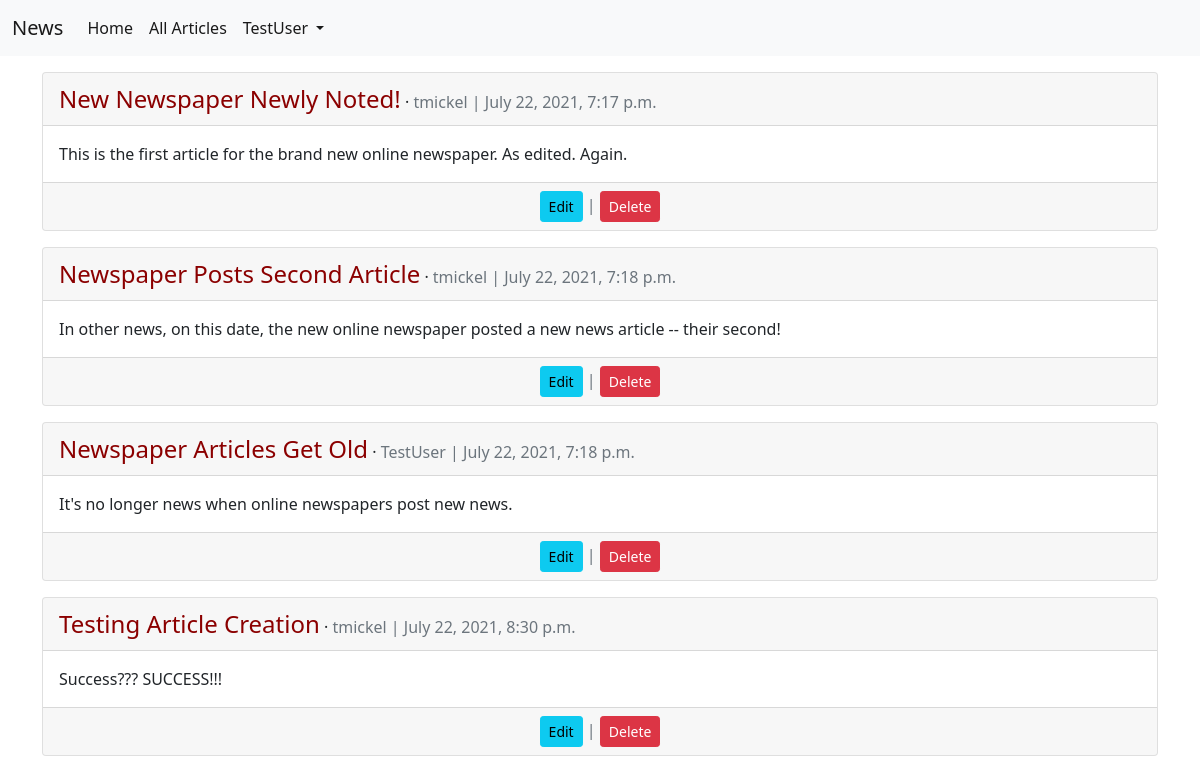
Page /articles/ (signed in) on the committed database.
### accounts/models.py (models this page shows)
class CustomUser(AbstractUser):
    age = models.PositiveIntegerField(null=True, blank=True)

### articles/models.py (models this page shows, shortened)
class Article(models.Model):
    title = models.CharField(null = False, max_length=100)
    body = models.TextField(null = False)
    author = models.ForeignKey(
        get_user_model(),
        on_delete=models.CASCADE
    )
    date = models.DateTimeField(auto_now_add=True)

### articles/views.py (the view)
# urls.py: path('', ArticleListView.as_view(), name='article_list'),
class ArticleListView(LoginRequiredMixin, ListView):
    model = Article
    template_name = "article_list.html"

### templates/article_list.html (shortened to what this page needs)
{% extends 'base.html' %}
{% block content %}
    {% for article in object_list %}
        <div class="card" style="margin-top: 1rem; margin-bottom: 1rem;">
            <div class="card-header">
                <span class="font-weight-bold">
                    <a href="{% url 'article_detail' article.pk %}">{{ article.title }}</a> &middot;
                </span>
                <span class="text-muted">
                    {{ article.author }} | {{ article.date }}
                </span>
            </div>
            <div class="card-body">
                {{ article.body }}
            </div>
            <div class="card-footer text-center text-muted">
                <a class="btn btn-info btn-sm" href="{% url 'article_edit' article.pk %}">Edit</a> |
                <a class="btn btn-danger btn-sm" href="{% url 'article_delete' article.pk %}">Delete</a>
            </div>
        </div>
    {% endfor %}
{% endblock content %}

### templates/base.html (shortened to what this page needs)
{% load static %}
<!DOCTYPE html>
<html>
    <head>
        <link href="https://cdn.jsdelivr.net/npm/bootstrap@5.0.2/dist/css/bootstrap.min.css" rel="stylesheet">
        <link rel="stylesheet" href="{% static 'css/base.css' %}">
    </head>
    <body>
        <nav class="navbar navbar-expand-lg navbar-light bg-light">
            <div class="container-fluid">
                <a class="navbar-brand" href="{% url 'home' %}">News</a>
                <div class="collapse navbar-collapse" id="navbarNavDropdown">
                    <ul class="navbar-nav">
                        <li class="nav-item">
                            <a class="nav-link active" aria-current="page" href="{% url 'home' %}">Home</a>
                        </li>
                        <li class="nav-item">
                            <a class="nav-link active" aria-current="page" href="{% url 'article_list' %}">All Articles</a>
                        </li>
                        <li class="nav-item dropdown">
                        {% if user.is_authenticated %}
                            <a class="nav-link dropdown-toggle active" href="#" id="navbarDropdownMenuLink" role="button" data-bs-toggle="dropdown" aria-expanded="false">
                            {{ user.username }}
                            </a>
                        {% endif %}
                        </li>
                    </ul>
                </div>
            </div>
            </nav>
        <main>
            <div class="container">
                {% block content %}
                {% endblock content %}
            </div>
        </main>
    </body>
</html>

### static/css/base.css (style rules this page uses)
.card-header a { color: darkred; text-decoration: none; font-size: 1.5rem; }

### rows in the picture
CustomUser: username "TestUser"
Article: title "New Newspaper Newly Noted!", author "tmickel", date "July 22, 2021, 7:17 p.m.", body "This is the first article for the brand new online newspaper. As edited. Again."
Article: title "Newspaper Posts Second Article", author "tmickel", date "July 22, 2021, 7:18 p.m.", body "In other news, on this date, the new online newspaper posted a new news article -- their second!"
Article: title "Newspaper Articles Get Old", author "TestUser", date "July 22, 2021, 7:18 p.m.", body "It's no longer news when online newspapers post new news."
Article: title "Testing Article Creation", author "tmickel", date "July 22, 2021, 8:30 p.m.", body "Success??? SUCCESS!!!"
